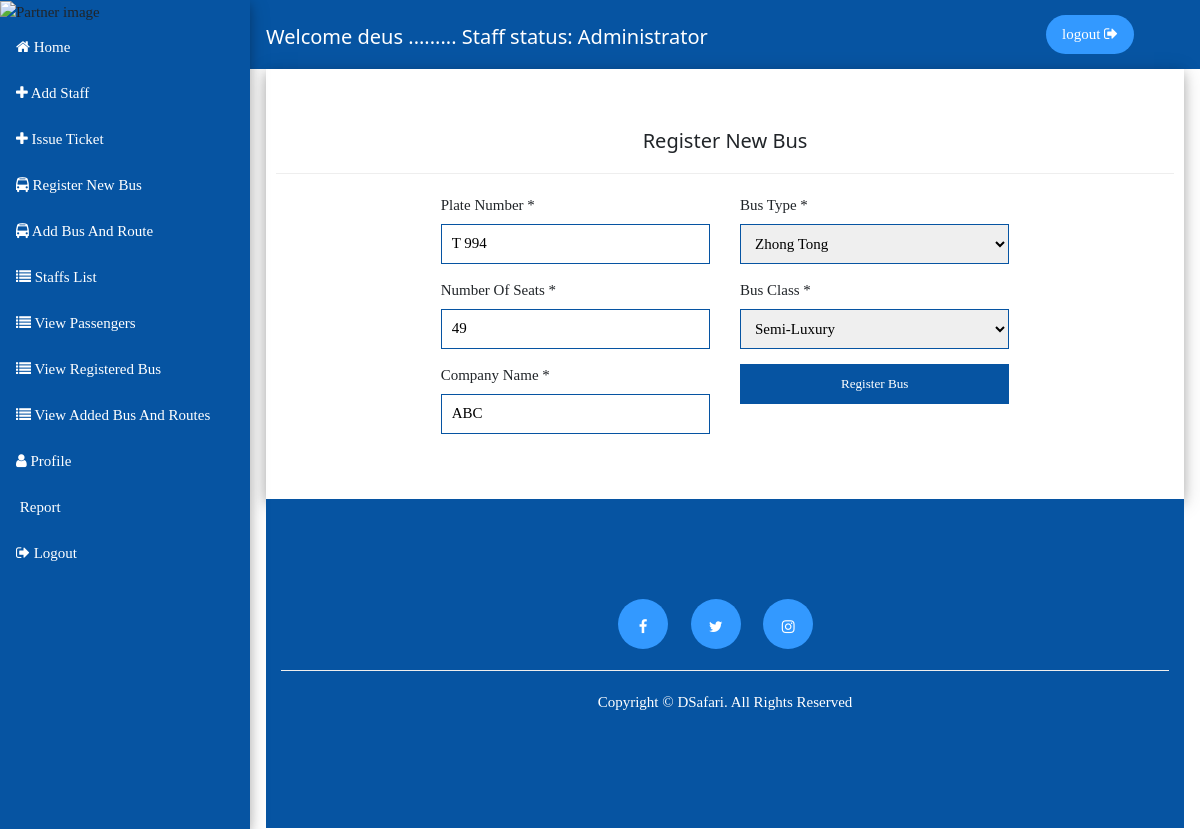
/dashboard/bus/1/update/ (signed in), run on the app's committed database.
### dashboard/models.py (models this page shows, shortened)
class CompanyStaff(models.Model):
    staffStatus = (
        ('Receptionist','Receptionist'),
        ('Driver','Driver'),('Assistant','Assistant'),
        ('Cargo-owner','Cargo-owner'),('Administrator','Administrator')
    )
    user = models.OneToOneField(User, related_name='user', on_delete = models.CASCADE)
    company_name = models.CharField(max_length = 50)
    phone_number = models.CharField(max_length = 20)
    staff_status = models.CharField(max_length = 100, choices = staffStatus)
    class Meta:
        verbose_name_plural = "Company Staff"

class BusRegistartion(models.Model):
    aina_ya_bus = (
        ('Yutong','Yutong'),('Zhong Tong','Zhong Tong'),('Golden Dragon','Golden Dragon')
    )
    aina_ya_class = (
        ('Luxury','Luxury'),('Semi-Luxury','Semi-Luxury'),('Ordinary','Ordinary')
    )
    plate_Number = models.CharField(max_length = 20)
    seat_Number = models.CharField(max_length=5)
    company_name = models.CharField(max_length=50)
    bus_Type = models.CharField(max_length=50, choices = aina_ya_bus)
    bus_class = models.CharField(max_length=50, choices = aina_ya_class)
    class Meta:
        verbose_name_plural = "Bus Registartion"

### dashboard/views.py (the view)
# urls.py: url(r'^bus/(?P<id>\d+)/update/', page.update_bus, name='update_reg_bus_dashboard'),
@login_required(login_url = '/dashboard/user/auth/login/')
def update_bus(request, id):
    update_reg_bus = get_object_or_404(BusRegistartion , id = id)
    p = get_object_or_404(User, id = request.user.id)
    status = p.user.staff_status
    busR = BusRegister(request.POST or None, instance = update_reg_bus)
    if busR.is_valid():
        instance = busR.save(commit = False)
        instance.save()
        messages.success(request, 'Bus Updated Successfully')
        return redirect('view_bus_dashboard')
    context = {
        'busR': busR,
        'profile':p,
        'status':status
    }
    return render(request, 'dashboard/register_bus.html', context)

### dashboard/forms.py
class BusRegister(forms.ModelForm):
    class Meta:
        model = BusRegistartion
        fields = ['plate_Number','seat_Number','bus_Type','bus_class','company_name']
        widgets = {
            'plate_Number': forms.TextInput(attrs = {'class':'form-control', 'placeholder':'Plate Number'}),
            'seat_Number': forms.NumberInput(attrs = {'class':'form-control', 'placeholder':'Total Number of Seats'}),
            'company_name': forms.TextInput(attrs = {'class':'form-control', 'placeholder':'Company Name'}),
        }

### dashboard/templates/dashboard/register_bus.html (shortened to what this page needs)
{% extends "dashboard/base_dashboard.html" %}
{% block content %}
<div class="container w3-card-4 register_new_bus">
  <h1>Register new bus</h1>
  <hr>
  <form action="" method="post">
    <div class="bus_registration">
      <div class="container">
        <div class="row">
          <div class="col-md-2"></div>
          <div class="col-md-4">
            <div class="form-group">
              <label for="">Plate number *</label>
              {{busR.plate_Number}}
            </div>
          </div>
            <div class="col-md-4">
              <div class="form-group">
                <label for="">bus type *</label>
                {{busR.bus_Type}}
              </div>
            </div>
          <div class="col-md-2"></div>
        </div>
        <div class="row">
          <div class="col-md-2"></div>
          <div class="col-md-4">
            <div class="form-group">
              <label for="">number of seats *</label>
              {{busR.seat_Number}}
            </div>
          </div>
            <div class="col-md-4">
              <div class="form-group">
                <label for="">bus class *</label>
                {{busR.bus_class}}
              </div>
            </div>
          <div class="col-md-2"></div>
        </div>
        <div class="row">
          <div class="col-md-2"></div>
          <div class="col-md-4">
            <div class="form-group">
              <label for="">Company Name *</label>
              {{busR.company_name}}
            </div>
          </div>
          <div class="col-md-4">
            <div class="form-group">
              <button type="submit" name="button" class="btn btn-sm register_bus_button_user">Register bus</button>
            </div>
          </div>
          <div class="col-md-2"></div>
        </div>
      </div>
    </div>
  </form>
</div>
{% endblock %}

### dashboard/templates/dashboard/base_dashboard.html (shortened to what this page needs)
<!DOCTYPE html>
<html lang="en">
<head>
    {% load staticfiles %}
    <link rel="stylesheet" href="{% static 'customer/css/bootstrap.min.css' %}">
    <link rel="stylesheet" href="{% static 'customer/css/w3file.css' %}">
    <link rel="stylesheet" href="{% static 'customer/css/css.css' %}">
    <link rel="stylesheet" href="{% static 'customer/fontawesome/css/font-awesome.min.css' %}">
    <link rel="stylesheet" href="{% static 'customer/jqueryui/jquery-ui.css' %}">
</head>
<body>
    {% if request.user.is_authenticated %}
    <div class="w3-sidebar w3-bar-block w3-collapse w3-card-4 side_navigation_dashboard" style="width:250px;" id="mySidebar">
      <img src="/static/customer/images/img2.jpg" alt="Partner image" class="img-fluid">
        {% if status == 'Driver' %}
        <a href="{% url 'home_dashboard' %}" class="w3-bar-item w3-button"><i class="fa fa-home"></i> Home</a>
        <a href="{% url 'new_company_dashboard' %}" class="w3-bar-item w3-button"><i class="fa fa-university"></i> Register New Company</a>
        <a href="{% url 'company_list' %}" class="w3-bar-item w3-button"><i class="fa fa-list"></i> Company List</a>
        <a href="{% url 'report_dashboard' %}" class="w3-bar-item w3-button"><i class="fa fa-pdf"></i> report</a>
        <a href="{% url 'logout_user' %}" class="w3-bar-item w3-button"><i class="fa fa-sign-out"></i> logout</a>
        {% elif status == 'Administrator' %}
        <a href="{% url 'home_dashboard' %}" class="w3-bar-item w3-button"><i class="fa fa-home"></i> Home</a>
        <a href="{% url 'new_staff_dashboard' %}" class="w3-bar-item w3-button"><i class="fa fa-plus"></i> Add staff</a>
        <a href="{% url 'new_customer_dashboard' %}" class="w3-bar-item w3-button"><i class="fa fa-plus"></i> Issue Ticket</a>
        <a href="{% url 'register_bus_dashboard' %}" class="w3-bar-item w3-button"><i class="fa fa-bus"></i> Register New bus</a>
        <a href="{% url 'add_bus_dashboard' %}" class="w3-bar-item w3-button"><i class="fa fa-bus"></i> Add bus and Route</a>
        <a href="{% url 'staffs_list_dashboard' %}" class="w3-bar-item w3-button"><i class="fa fa-list"></i> Staffs List</a>
        <a href="{% url 'view_customer_dashboard' %}" class="w3-bar-item w3-button"><i class="fa fa-list"></i> View Passengers</a>
        <a href="{% url 'view_bus_dashboard' %}" class="w3-bar-item w3-button"><i class="fa fa-list"></i> View registered bus</a>
        <a href="{% url 'view_added_bus_dashboard' %}" class="w3-bar-item w3-button"><i class="fa fa-list"></i> View added bus and routes</a>
        <a href="{% url 'profile_dashboard' %}" class="w3-bar-item w3-button"><i class="fa fa-user"></i> Profile</a>
        <a href="{% url 'report_dashboard' %}" class="w3-bar-item w3-button"> report</a>
        <a href="{% url 'logout_user' %}" class="w3-bar-item w3-button"><i class="fa fa-sign-out"></i> logout</a>
        {% endif%}
    </div>
    <div class="w3-main" style="margin-left:250px">
      <div class="dashboard_header">
        <div class="w3-container">
          <div class="welcome_header">
            <h1>Welcome {{user.username}} ......... Staff status: {{profile.user.staff_status}} </h1>
          </div>
          <div class="logout">
             <p><a href="{% url 'logout_user' %}" class="w3-bar-item w3-button">logout <i class="fa fa-sign-out"></i></a></p>
          </div>
        </div>
      </div>
      <div class="w3-container">
        {% block content %}{% endblock %}
        {% include "digital_safari/footer.html" %}
      </div>
    </div>
  {% else %}
  <div class="login-again" style="text-align:center; margin: 200px auto;">
      <center><p><a href="{% url 'login_user_dashboard' %}" style="text-decoration:none; height: 50px;padding-top:10px;font-weight:bold" class="btn btn-info btn-sm">Click here to login again</a></p></center>
  </div>
  {% endif %}
</body>
</html>

### customer/static/customer/css/w3file.css (style rules this page uses)
html { box-sizing:border-box }
*,*:before,*:after { box-sizing:inherit }
html { -ms-text-size-adjust:100%;-webkit-text-size-adjust:100% }
body { margin:0 }
a { background-color:transparent;-webkit-text-decoration-skip:objects }
img { border-style:none }
hr { box-sizing:content-box;height:0;overflow:visible }
button,input,select,textarea { font:inherit;margin:0 }
button,input { overflow:visible }
button,select { text-transform:none }
button,html [type=button],[type=reset],[type=submit] { -webkit-appearance:button }
html,body { font-family:Verdana,sans-serif;font-size:15px;line-height:1.5 }
html { overflow-x:hidden }
h1 { font-size:36px }
h1,h2,h3,h4,h5,h6 { font-family:"Segoe UI",Arial,sans-serif;font-weight:400;margin:10px 0 }
hr { border:0;border-top:1px solid #eee;margin:20px 0 }
img { vertical-align:middle }
a { color:inherit }
.w3-btn,.w3-button { border:none;display:inline-block;padding:8px 16px;vertical-align:middle;overflow:hidden;text-decoration:none;color:inherit;background-color:inherit;text-align:center;cursor:pointer;white-space:nowrap }
.w3-btn,.w3-button { -webkit-touch-callout:none;-webkit-user-select:none;-khtml-user-select:none;-moz-user-select:none;-ms-user-select:none;user-select:none }
.w3-sidebar { height:100%;width:200px;background-color:#fff;position:fixed!important;z-index:1;overflow:auto }
.w3-main,#main { transition:margin-left .4s }
.w3-bar-block .w3-bar-item { width:100%;display:block;padding:8px 16px;text-align:left;border:none;white-space:normal;float:none;outline:0 }
.w3-container:after,.w3-container:before,.w3-panel:after,.w3-panel:before,.w3-row:after,.w3-row:before,.w3-row-padding:after,.w3-row-padding:before, .w3-cell-row:before,.w3-cell-row:after,.w3-clear:after,.w3-clear:before,.w3-bar:before,.w3-bar:after { content:"";display:table;clear:both }
@media (min-width:993px) { .w3-sidebar.w3-collapse { display:block!important } }
.w3-container,.w3-panel { padding:0.01em 16px }
.w3-card-4,.w3-hover-shadow:hover { box-shadow:0 4px 10px 0 rgba(0,0,0,0.2),0 4px 20px 0 rgba(0,0,0,0.19) }

### customer/static/customer/css/css.css (style rules this page uses)
* { font-family: calibri; }
.dashboard_header { background-color: #0654a2; }
.dashboard_header h1 { color: #fff; font-size: 20px; text-align: center; }
.welcome_header { float: left; padding-top: 15px; }
.logout { float: right; }
.logout { padding-right: 50px; padding-top: 15px; color: #fff; font-size: 15px; }
.logout p a { text-decoration: none; border-radius: 20px; background: #3399ff; }
.side_navigation_dashboard { background: #0654a2; }
.side_navigation_dashboard a { text-decoration: none; line-height: 30px; color: #fff; font-size: 15px; text-transform: capitalize; }
.register_new_bus h1 { text-align: center; text-transform: capitalize; font-size: 20px; }
.register_new_bus { padding: 50px 10px; }
.register_new_bus input[type=text], input[type=number] { height: 40px; border-radius: 0px; width: 100%; padding-left: 10px; border: 1px solid #0654a2; color: #000; }
.register_new_bus label { text-transform: capitalize; }
.register_new_bus select { height: 40px; border-radius: 0px; width: 100%; padding-left: 10px; border: 1px solid #0654a2; color: #000; }
.register_bus_button_user { background: #0654a2; color: #fff; border-radius: 0px; height: 40px; text-transform: capitalize; width: 100% }

### data on the page
BusRegistartion: plate_Number "T 994", bus_Type "Zhong Tong", seat_Number "49", bus_class "Semi-Luxury", company_name "ABC"

### other printed values
{{ user.username }} "deus"
{{ profile.user.staff_status }} "Administrator"
